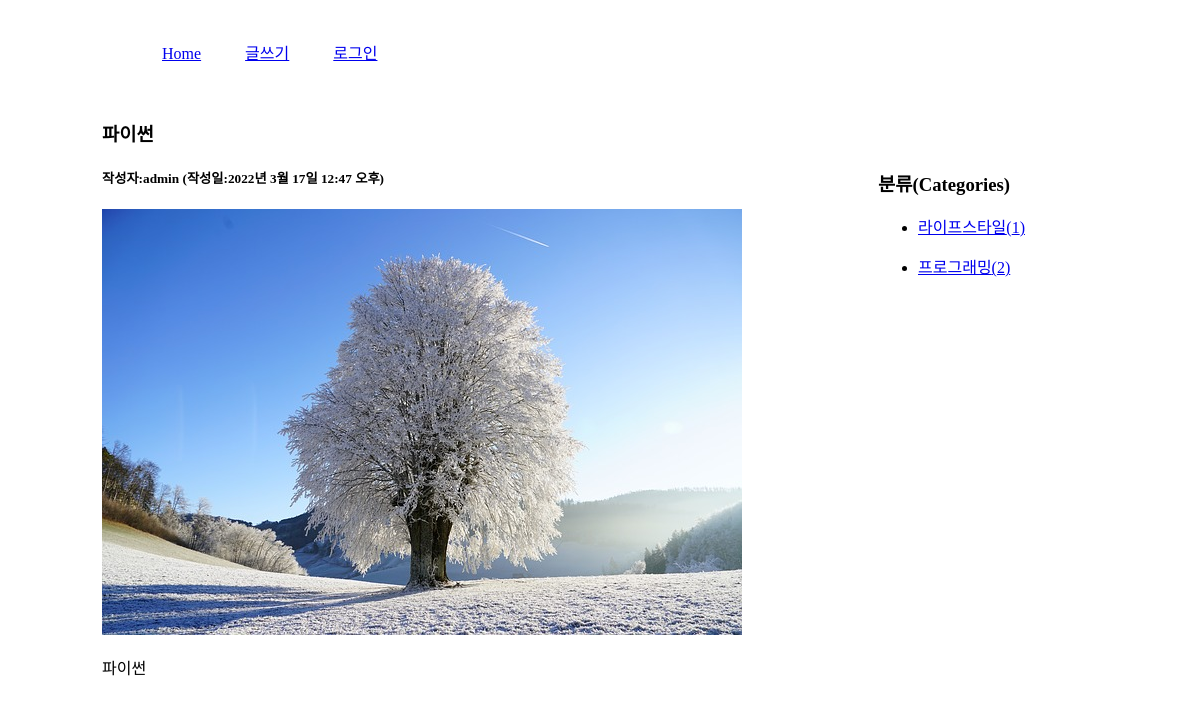
The page /blog/9/ on the database its author committed.
### blog/models.py (models this page shows, shortened)
class Post(models.Model):
    title = models.CharField(max_length=100)
    content = models.TextField()
    pub_date = models.DateTimeField()
    modify_date = models.DateTimeField(null=True, blank=True)
    photo = models.ImageField(upload_to='blog/images/%Y/%m/%d/', null=True, blank=True)
    author = models.ForeignKey(User, on_delete=models.CASCADE)
    category = models.ForeignKey(Category, null=True, blank=True, on_delete=models.SET_NULL)

class Category(models.Model):
    name = models.CharField(max_length=50, unique=True)  # 카테고리 이름
    slug = models.SlugField(max_length=200, unique=True, allow_unicode=True)  # 한글 인코딩
    def __str__(self):
        return self.name
    def get_absolute_url(self):
        return '/blog/category/{}'.format(self.slug)
    class Meta:
        verbose_name_plural = "Categories"

### blog/views.py (the view)
# urls.py: path('<int:post_id>/', views.detail, name='detail'),
def detail(request, post_id):
    post = get_object_or_404(Post, pk=post_id)
    categories = Category.objects.all()
    context = {'post': post, 'categories': categories}
    return render(request, 'blog/post_detail.html', context)

### templates/blog/post_detail.html (shortened to what this page needs)
<!DOCTYPE html>
{% load static %}
<html lang="ko">
<head>
    <link rel="stylesheet" href="{% static 'blog/css/style.css' %}">
</head>
<body>
    <div id="container">
        {% include 'navbar.html' %}
        <section id="detail">
            <h3>{{ post.title }}</h3>
            <h5>작성자:{{ post.author }} (작성일:{{ post.pub_date }})</h5>
            {% if post.photo %}
            <p><img src="{{ post.photo.url }}"></p>
            {% endif %}
            <p>{{ post.content | linebreaks }}</p>
        </section>
        <aside>
            <h3>분류(Categories)</h3>
            <div>
                {% for category in categories %}
                <ul>
                    <li>
                        <a href="{{ category.get_absolute_url }}">
                            {{ category }}({{ category.post_set.count }})
                        </a>
                    </li>
                </ul>
                {% endfor %}
            </div>
        </aside>
    </div>
</body>
</html>

### static/blog/css/style.css (style rules this page uses)
#container { width: 996px; margin: 20px auto; }
#list, #detail { width: 700px; float: left; }
aside { width: 200px; float: right; margin: 50px 20px 0 0; }

### rows shown on the page
Post: title "파이썬", author "admin", pub_date "2022년 3월 17일 12:47 오후", photo (picture), content "파이썬"
Category: name "라이프스타일", post_set.count "1"
Category: name "프로그래밍", post_set.count "2"
